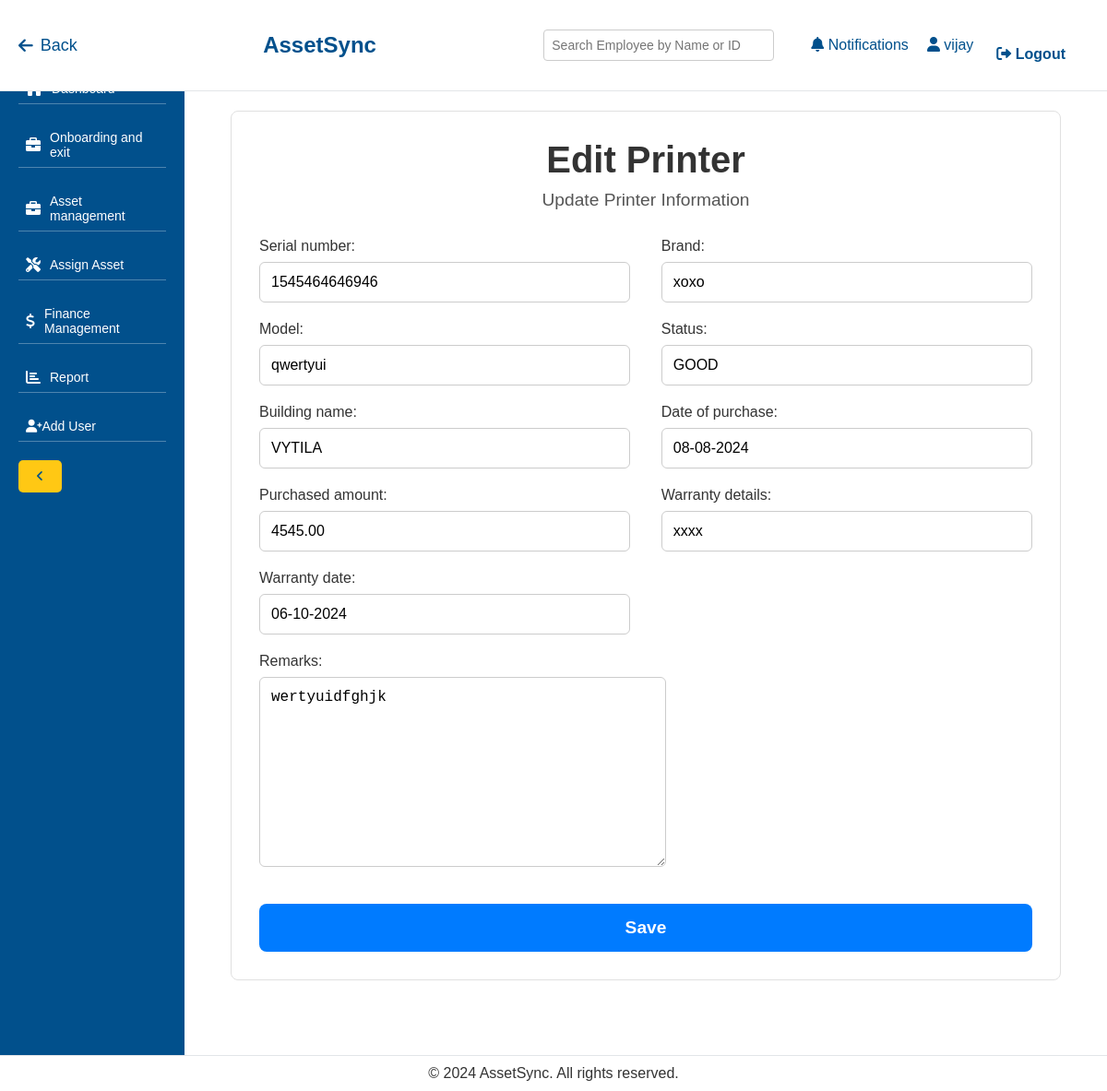
Page /edit-printer/5/ (signed in) on the committed database.
### management/models.py (models this page shows, shortened)
class Printer(models.Model):
    serial_number = models.CharField(max_length=100)
    brand = models.CharField(max_length=100)
    model = models.CharField(max_length=100)
    status = models.CharField(max_length=50)
    building_name = models.CharField(max_length=100)
    date_of_purchase = models.DateField()
    purchased_amount = models.DecimalField(max_digits=10, decimal_places=2)
    warranty_details = models.CharField(max_length=255)
    warranty_date = models.DateField()
    remarks = models.TextField(blank=True, null=True)
    employee = models.ForeignKey(Employee, on_delete=models.SET_NULL, null=True, blank=True, related_name='printers')

### management/views.py (the view)
# urls.py: path('edit-printer/<int:printer_id>/', views.edit_printer, name='edit_printer'),
@login_required
def edit_printer(request, printer_id):
    printer = get_object_or_404(Printer, pk=printer_id)
    if request.method == 'POST':
        form = PrinterForm(request.POST, instance=printer)
        if form.is_valid():
            form.save()
            return redirect('view_printers')
    else:
        if printer.date_of_purchase:
            printer.date_of_purchase = printer.date_of_purchase.strftime('%d-%m-%Y')
        if printer.warranty_date:
            printer.warranty_date = printer.warranty_date.strftime('%d-%m-%Y')
        form = PrinterForm(instance=printer)
    return render(request, 'management/edit_printer.html', {'form': form})

### management/templates/management/edit_printer.html (shortened to what this page needs)
{% extends 'management/base.html' %}
{% block content %}
<div class="container">
    <h2>Edit Printer</h2>
    <div class="form-header">Update Printer Information</div>
    <form method="post">
        {% for field in form %}
        <div class="form-group">
            {{ field.label_tag }}
            {{ field }}
        </div>
        {% endfor %}
        <div style="flex: 0 0 100%; text-align: center;">
            <button type="submit">Save</button>
        </div>
    </form>
</div>
{% endblock %}

### management/templates/management/base.html (shortened to what this page needs)
{% load static %}
<!DOCTYPE html>
<html lang="en">
<head>
    <link rel="stylesheet" href="https://cdnjs.cloudflare.com/ajax/libs/font-awesome/6.0.0-beta3/css/all.min.css">
</head>
<body>
    <header>
        <a href="javascript:history.back()" class="back-btn"><i class="fas fa-arrow-left"></i> Back</a>
        <h1>AssetSync</h1>
        <div class="user-options">
            <div class="search-box">
                <input type="text" id="employeeSearch" placeholder="Search Employee by Name or ID" oninput="searchEmployee()">
            </div>
            <a href="#"><i class="fas fa-bell"></i> Notifications</a>
            <a href="#"><i class="fas fa-user"></i> {{ request.user.username }}</a>
            <form id="logout-form" action="{% url 'logout' %}" method="post" style="display:inline;">
                <button type="submit" class="btn" style="background:none; border:none; color: var(--primary-color); font-size: 16px; cursor: pointer;">
                    <i class="fas fa-sign-out-alt"></i> Logout
                </button>
            </form>
        </div>
    </header>
    <aside id="sidebar">
        <nav>
            <ul>
                <li class="{% if request.resolver_match.url_name == 'dashboard' %}active{% endif %}">
                    <a href="{% url 'dashboard' %}"> <span class="text">Dashboard</span></a>
                </li>
                <li>
                    <a href="#" onclick="toggleDropdown(event)"><i class="fas fa-briefcase icon"></i> <span class="text">Onboarding and exit</span></a>
                </li>
                <li>
                    <a href="#" onclick="toggleDropdown(event)"><i class="fas fa-briefcase icon"></i> <span class="text">Asset management</span></a>
                </li>
                <li><a href="{% url 'assign_asset' %}"><i class="fas fa-tools icon"></i> <span class="text">Assign Asset</span></a></li>
                <li><a href="{% url 'finance_module' %}"><i class="fas fa-dollar-sign icon"></i> <span class="text">Finance Management</span></a></li>
                <li><a href="{% url 'report' %}"><i class="fas fa-chart-bar icon"></i> <span class="text">Report</span></a></li>
                <li><a href="{% url 'add_user' %}"><i class="fas fa-user-plus"></i> Add User</a></li>
            </ul>
        </nav>
        <button class="toggle-btn" onclick="toggleSidebar()"><i class="fas fa-angle-left"></i></button>
    </aside>
    <main>
        {% block content %}{% endblock %}
    </main>
    <footer>
        <p>&copy; 2024 AssetSync. All rights reserved.</p>
    </footer>
</body>
</html>

### management/templates/management/base.html (style rules this page uses)
:root { --primary-color: #01508c; --secondary-color: #ffc814; --light-blue-color: #e9f7ff; --white-color: #ffffff; --text-color: #333333; --line-color: rgba(255, 255, 255, 0.3); --collapsed-width: 50px; --expanded-width: 200px; --dropdown-bg-color: #ffffff; --dropdown-hover-bg-color: #f1f1f1; --dropdown-border-color: #e0e0e0; }
* { margin: 0; padding: 0; box-sizing: border-box; }
body { font-family: Arial, sans-serif; background-color: var(--light-blue-color); color: var(--text-color); }
header { position: fixed; top: 0; left: 0; width: 100%; background-color: var(--white-color); border-bottom: 1px solid #e2e5e8; padding: 15px 20px; display: flex; justify-content: space-between; align-items: center; z-index: 1000; }
header h1 { color: var(--primary-color); font-size: 24px; }
header .user-options { display: flex; align-items: center; }
header .user-options a { color: var(--primary-color); margin-left: 20px; text-decoration: none; font-size: 16px; transition: color 0.3s; }
.search-box { position: relative; margin-right: 20px; }
.search-box input[type="text"] { padding: 8px; font-size: 14px; width: 250px; border-radius: 4px; border: 1px solid #ccc; }
.back-btn { font-size: 18px; margin-right: 20px; cursor: pointer; color: var(--primary-color); text-decoration: none; display: flex; align-items: center; }
.back-btn i { margin-right: 8px; }
aside { position: fixed; top: 60px; bottom: 0; left: 0; width: var(--expanded-width); background-color: var(--primary-color); color: var(--white-color); padding: 20px; overflow-y: auto; transition: width 0.3s ease; z-index: 999; }
aside nav ul { list-style-type: none; }
aside nav ul li { margin-bottom: 20px; position: relative; }
aside nav ul li a { color: var(--white-color); text-decoration: none; display: flex; align-items: center; padding: 8px; font-size: 14px; background-color: var(--primary-color); border-bottom: 1px solid var(--line-color); transition: background-color 0.3s, color 0.3s; }
aside nav ul li a .icon { margin-right: 10px; font-size: 16px; }
main { margin-left: var(--expanded-width); padding: 80px 20px; min-height: 100vh; background-color: var(--white-color); transition: margin-left 0.3s ease; }
footer { position: fixed; bottom: 0; left: 0; width: 100%; background-color: var(--white-color); border-top: 1px solid #e2e5e8; color: var(--text-color); text-align: center; padding: 10px 0; z-index: 1000; }
button, .btn { background-color: var(--secondary-color); color: var(--primary-color); border: none; padding: 10px 20px; border-radius: 5px; cursor: pointer; transition: background-color 0.3s, color 0.3s; }
aside { overflow-y: auto; }

### management/templates/management/edit_printer.html (style rules this page uses)
body { font-family: 'Poppins', sans-serif; background-color: #f8f9fb; margin: 0; padding: 0; }
.container { max-width: 900px; margin: 40px auto; padding: 30px; background-color: #ffffff; border-radius: 8px; border: 1px solid #e0e0e0; }
h2 { text-align: center; font-size: 2.5rem; color: #333; margin-bottom: 10px; font-weight: 700; }
.form-header { text-align: center; font-size: 1.2rem; color: #555; margin-bottom: 30px; font-weight: 400; }
form { display: flex; flex-wrap: wrap; gap: 20px; justify-content: space-between; }
.form-group { flex: 0 0 48%; display: flex; flex-direction: column; }
.form-group label { font-weight: 500; margin-bottom: 8px; color: #333; }
.form-group input[type="text"], .form-group input[type="number"], .form-group input[type="email"], .form-group select, .form-group textarea, .form-group input[type="date"] { padding: 12px; font-size: 1rem; border-radius: 6px; border: 1px solid #ccc; transition: border-color 0.3s ease; }
button[type="submit"] { background-color: #007bff; color: #ffffff; border: none; padding: 15px 25px; font-size: 1.2rem; border-radius: 8px; cursor: pointer; transition: background-color 0.3s ease, transform 0.3s ease; font-weight: 600; width: 100%; margin-top: 20px; }

### rows in the picture
Printer: form "1545464646946" "xoxo" "qwertyui" "GOOD" "VYTILA" "08-08-2024" "4545.00" "xxxx" "06-10-2024" "wertyuidfghjk"

### other values in the picture
{{ request.user.username }} "vijay"
{{ field.label_tag }} "Serial number:" "Brand:" "Model:" "Status:" "Building name:" "Date of purchase:" "Purchased amount:" "Warranty details:" "Warranty date:" "Remarks:"
